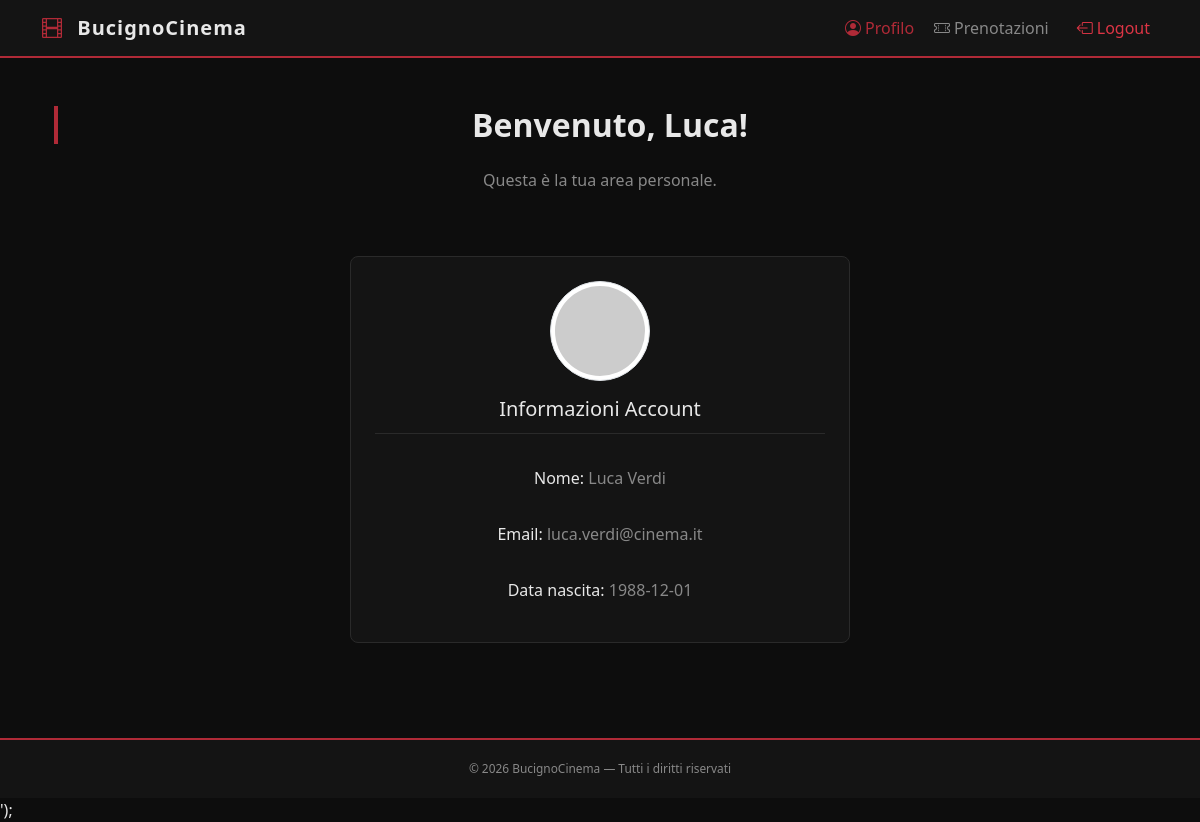
The page /user.php (signed in) on the database its author committed.
### tables this page shows
CREATE TABLE `utenti` (
  `id` int(11) NOT NULL,
  `nome` varchar(100) NOT NULL,
  `cognome` varchar(50) DEFAULT NULL,
  `data_nascita` date DEFAULT NULL,
  `email` varchar(150) NOT NULL,
  `password` varchar(255) NOT NULL,
  `password_hash` varchar(255) NOT NULL,
  `ruolo` enum('admin','user') NOT NULL DEFAULT 'user',
  `created_at` datetime DEFAULT current_timestamp(),
  `attivo` enum('true','false') NOT NULL
);

### user.php (the view, shortened to what this page needs)
<?php
require_once __DIR__ . "/config/db.php";
try {
    $stmt = $pdo->prepare("SELECT * FROM utenti WHERE id = :id");
    $stmt->execute([':id' => $_SESSION['user_id']]);
    $user = $stmt->fetch(PDO::FETCH_ASSOC);
} catch (PDOException $e) {
    $message = "Errore nella connessione al database: " . $e->getMessage();
    appLog(50, $message);
    die($message);
}
$title      = 'Area Personale';
$activePage = 'profilo';
$body = "
<div class='container text-white py-4 text-center align-item-center'>
<h2 class='sezione-titolo mb-4'>Benvenuto, " . htmlspecialchars($user['nome'] ?? 'Utente') . "!</h2>
<p style='color:var(--testo-muted);'>Questa è la tua area personale.</p>
<br>
<div style='background-color:var(--grigio-1); border:1px solid var(--grigio-3); border-radius:8px; padding:24px; max-width:500px; margin:24px auto; display:flex; flex-direction:column; align-items:center; gap:16px;'>
    <img src='https://randomuser.me/api/portraits/lego/8.jpg' class='rounded-circle img-thumbnail' alt='Profile Picture' style='width:100px; height:100px;'>
    <h5 style='color:var(--testo); border-bottom:1px solid var(--grigio-3); padding-bottom:12px; margin-bottom:16px; width:100%; text-align:center;'>
        Informazioni Account
    </h5>
    <p style='color:var(--testo-muted); width:100%;'><span style='color:var(--testo);'>Nome:</span> {$user['nome']} {$user['cognome']}</p>
    <p style='color:var(--testo-muted); width:100%;'><span style='color:var(--testo);'>Email:</span> {$user['email']}</p>
    <p style='color:var(--testo-muted); width:100%;'><span style='color:var(--testo);'>Data nascita:</span> " . ($user['data_nascita'] ?? '—') . "</p>
</div>
</div>
";
$template = file_get_contents("inc/user_page.inc.php");
$template = str_replace("{{title}}",  $title,  $template);
$template = str_replace("{{body}}",   $body,   $template);
$voci = ['profilo', 'prenotazioni'];
foreach ($voci as $voce) {
    $template = str_replace("{{active_$voce}}", $activePage === $voce ? 'active' : '', $template);
}
echo $template;

### assets/css/styles.css (style rules this page uses)
:root { --rosso: #b02a37; --rosso-scuro: #6b1520; --rosso-chiaro: #d9424f; --nero: #0d0d0d; --grigio-1: #141414; --grigio-2: #1e1e1e; --grigio-3: #2a2a2a; --testo: #e8e8e8; --testo-muted: #888888; --accento: #2a4a35; }
* { box-sizing: border-box; }
body { background-color: var(--nero); color: var(--testo); font-family: 'Segoe UI', sans-serif; }
.navbar { background-color: var(--grigio-1) !important; border-bottom: 2px solid var(--rosso); }
.navbar-brand { color: var(--testo) !important; letter-spacing: 1px; }
.sezione-titolo { color: var(--testo); font-weight: 700; border-left: 4px solid var(--rosso); padding-left: 16px; margin-bottom: 32px; }
footer { background-color: var(--grigio-1); border-top: 2px solid var(--rosso); padding: 20px; text-align: center; color: var(--testo-muted); font-size: 0.85rem; }
.navbar-nav .nav-link { color: var(--testo-muted); transition: color 0.2s; }
.navbar-nav .nav-link:hover, .navbar-nav .nav-link.active { color: var(--rosso) !important; }

### rows shown on the page
utenti: nome "Luca", cognome "Verdi", email "luca.verdi@cinema.it", data_nascita "1988-12-01"
